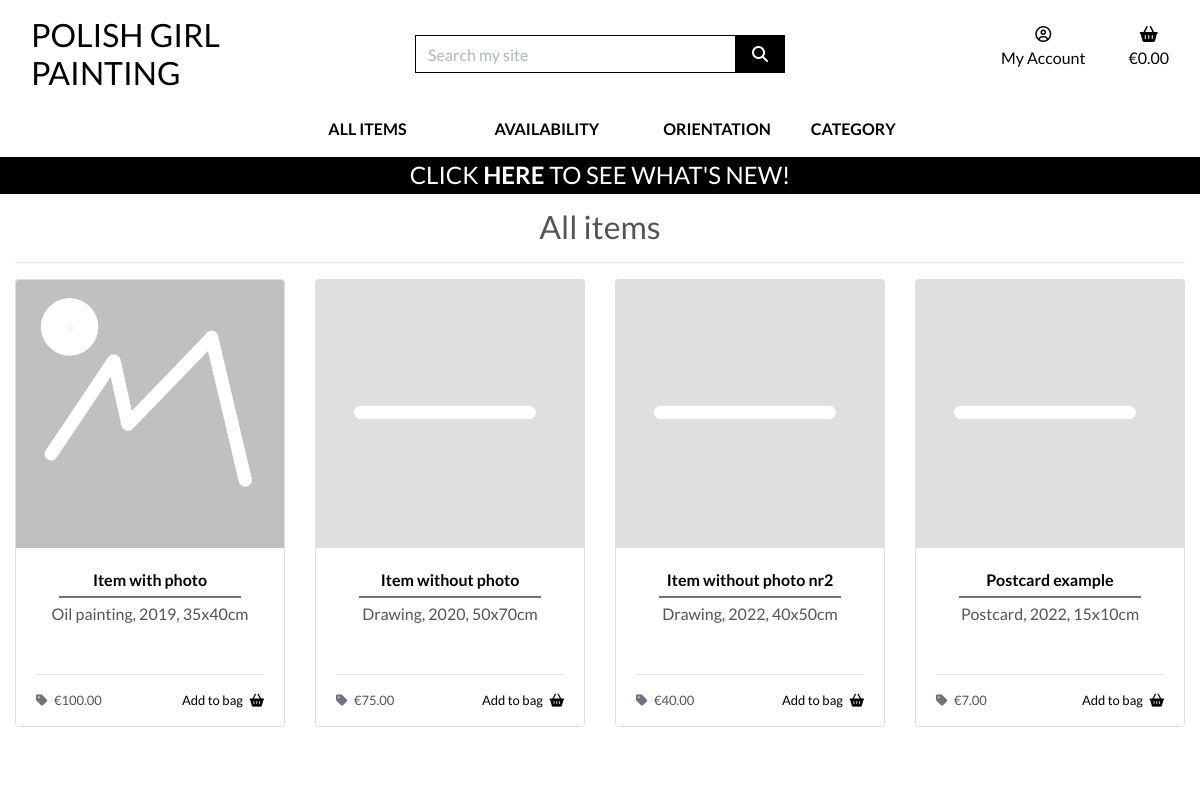
The app's page /products/, older data.
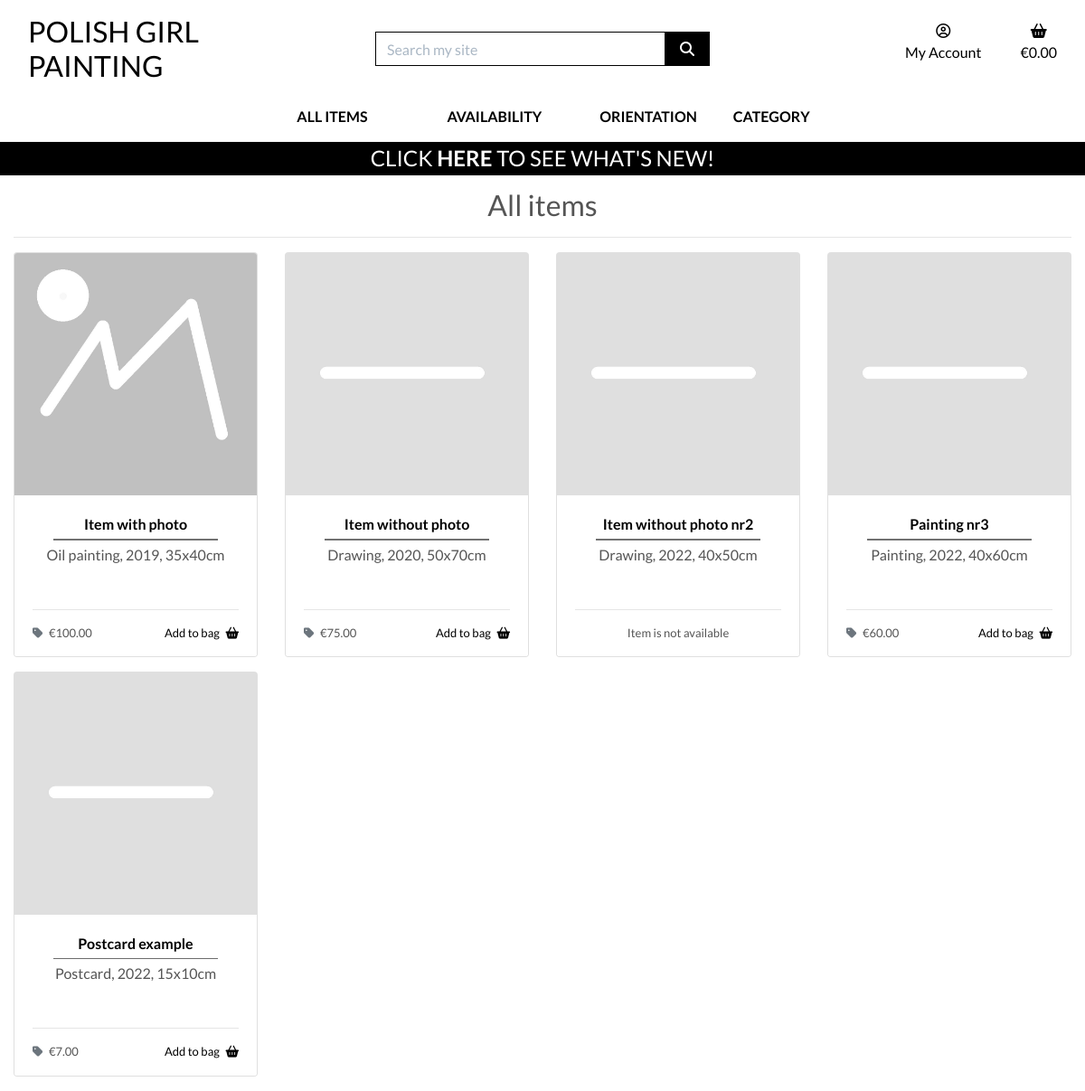
The same page, newer data.
### products/models.py (models this page shows, shortened)
class Product(models.Model):
    sku = models.CharField(
        max_length=254,
        null=True,
        blank=True)
    title = models.CharField(
        max_length=254,
        unique=True)
    excerpt = models.TextField(
        blank=True)
    description = models.TextField()
    price = models.DecimalField(
        max_digits=6,
        decimal_places=2,
        null=True,
        blank=True)
    image = models.ImageField(
        null=True,
        blank=True)
    category = models.ForeignKey(
        'Category',
        null=True,
        blank=True,
        on_delete=models.SET_NULL)
    orientation = models.CharField(
        max_length=9,
        choices=ORIENTATION,
        null=True,
        blank=True)
    is_unique = models.BooleanField(
        default=True)
    priority = models.CharField(
        max_length=10,
        choices=PRIORITY_CHOICES,
        default="3 - Normal",
        null=True,
        blank=True)
    highlight = models.BooleanField(
        default=False)
    available = models.BooleanField(
        default=True)
    live = models.BooleanField(
        default=False)
    created_on = models.DateTimeField(
        auto_now_add=True)
    updated_on = models.DateTimeField(
        auto_now=True)
    class Meta:
        ordering = ['priority', 'created_on']

### products/views.py (the view, shortened to what this page needs)
def all_products(request):
    products = Product.objects.all()
    query = None
    availability = None
    orientations = None
    categories = None
    highlights = None
    context = {
        'products': products,
        'search_term': query,
        'current_availability': availability,
        'current_orientations': orientations,
        'current_categories': categories,
        'highlights': highlights,
    }
    return render(request, 'products/products.html', context)

### bag/contexts.py (called while the page is built, shortened)
def bag_contents(request):
    bag_items = []
    total = 0
    product_count = 0
    bag = request.session.get('bag', {})
    if total < settings.FREE_DELIVERY_THRESHOLD and total > 0:
        min_charge = settings.DELIVERY_MIN_CHARGE
        delivery = max(
            total * Decimal(settings.STANDARD_DELIVERY_PERCENTAGE / 100),
            min_charge)
        free_delivery_delta = settings.FREE_DELIVERY_THRESHOLD - total
    else:
        delivery = 0
        free_delivery_delta = 0
    grand_total = delivery + total
    context = {
        'bag_items': bag_items,
        'total': total,
        'product_count': product_count,
        'delivery': delivery,
        'free_delivery_delta': free_delivery_delta,
        'free_delivery_threshold': settings.FREE_DELIVERY_THRESHOLD,
        'grand_total': grand_total,
    }
    return context

### products/templates/products/products.html (shortened to what this page needs)
{% extends "base.html" %}
{% load static %}
{% block page_header %}
    <div class="container header-container">
    </div>
{% endblock %}
{% block content %}
    <div class="overlay"></div>
    <div class="container-fluid">
        <div class="row">
            <div class="col-12 text-center mt-5">
                <h2>
                    {% if search_term %}
                        {{ products|length }} item{% if products|length != 1 %}s {% endif %} found for <strong>{{ search_term }}</strong>
                    {% elif current_availability %}
                        {{ products|length }} item{% if products|length != 1 %}s {% endif %} found
                    {% elif current_orientations %}
                        {{ products|length }} item{% if products|length != 1 %}s {% endif %} found
                    {% elif current_categories %}
                        {% for c in current_categories %}
                            <a href="{% url 'products' %}?category={{ c.name }}">
                                {{ c.friendly_name }}s
                            </a>
                        {% endfor %}
                    {% else %}
                        All items
                    {% endif %}
                </h2>
                <hr class="mb-3">
            </div>
            <div class="col">
                <div class="row">
                    {% for product in products %}
                        {% if product.live %}
                            <div class="col-md-4 col-xl-3 mb-3">
                                <div class="card h-100">
                                    {% if product.image %}
                                        <a href="{% url 'product_detail' product.id %}">
                                            <img src="{{ product.image.url }}" alt="{{ product.title }}" class="card-img-top img-fluid">
                                        </a>
                                    {% else %}
                                        <a href="{% url 'product_detail' product.id %}">
                                            <img src="{{ MEDIA_URL }}placeholder.jpg" alt="{{ product.title }}" class="card-image-top img-fluid">
                                        </a>
                                    {% endif %}
                                    <div class="card-body text-center">
                                        <a href="{% url 'product_detail' product.id %}">
                                            <p class="mb-0 font-weight-bold">{{ product.title }}</p>
                                        </a>
                                        <hr class="hr-middle">
                                        <p class="mb-0">{{ product.excerpt }}</p>
                                    </div>
                                    {% if product.price %}
                                        <div class="card-footer">
                                            <div class="row">
                                                <div class="col">
                                                    <hr>
                                                    {% if product.available %}
                                                    <p class="float-left">
                                                        <i class="fas fa-tag mr-1 text-muted"></i>
                                                        &euro;{{ product.price }}
                                                    </p>
                                                    {% else %}
                                                        <p class="text-center">
                                                            Item is not available
                                                        </p>
                                                    {% endif %}
                                                    <a href="{% url 'product_detail' product.id %}" {% if not product.available %}hidden{% endif %}>
                                                        <p class="float-right">
                                                            Add to bag
                                                            <i class="fas fa-shopping-basket ml-1"></i>
                                                        </p>
                                                    </a>
                                                </div>
                                            </div>
                                        </div>
                                    {% endif %}
                                </div>
                            </div>
                        {% endif %}
                    {% endfor %}
                </div>
            </div>
        </div>
    </div>
{% endblock %}

### templates/base.html (shortened to what this page needs)
{% load static %}
<!doctype html>
<html lang="en">
    <head>
        {% block corecss %}
            <link rel="stylesheet" href="https://cdn.jsdelivr.net/npm/bootstrap@4.4.1/dist/css/bootstrap.min.css">
            <link rel="stylesheet" href="{% static 'css/base.css' %}">
        {% endblock %}
    </head>
    <body>
        <header class="container-fluid fixed-top">
            <div id="topnav" class="row bg-white pt-lg-2 d-none d-lg-flex">
                <div class="col-12 col-lg-4 my-auto py-1 py-lg-0 text-center text-lg-left">
                    <a href="{% url 'home' %}" class="nav-link main-logo-link">
                        <h2 class="logo-font text-black my-0">
                            Polish Girl Painting
                        </h2>
                    </a>
                </div>
                <div class="col-12 col-lg-4 my-auto py-1 py-lg-0">
                    <form method="GET" action="{% url 'products' %}">
                        <div class="input-group w-100">
                            <input type="text" class="form-control border border-black rounded-0" type="text" name="q" placeholder="Search my site">
                            <div class="input-group-append">
                                <button class="form-control btn btn-black border border-black rounded-0" type="submit">
                                    <span class="icon">
                                        <i class="fas fa-search"></i>
                                    </span>
                                </button>
                            </div>
                        </div>
                    </form>
                </div>
                <div class="col-12 col-lg-4 my-auto py-1 py-lg-0">
                    <ul class="list-inline list-unstyled text-center text-lg-right my-0">
                        <li class="list-inline-item dropdown">
                            <a class="text-black nav-link" href="#" id="user-options" data-toggle="dropdown" aria-haspopup="true" aria-expanded="false">
                                <div class="text-center">
                                    <div><i class="far fa-user-circle"></i></div>
                                    <p class="my-0">My Account</p>
                                </div>
                            </a>
                        </li>
                        <li class="list-inline-item">
                            <a class="{% if grand_total %}text-info font-weight-bold{% else %}text-black{% endif %} nav-link" href="{% url 'view_bag' %}">
                                <div class="text-center">
                                    <div><i class="fas fa-shopping-basket"></i></div>
                                    <p class="my-o">
                                        {% if grand_total %}
                                            &euro;{{ grand_total|floatformat:2 }}
                                        {% else %}
                                            &euro;0.00
                                        {% endif %}
                                    </p>
                                </div>
                            </a>
                        </li>
                    </ul>
                </div>
            </div>
            <div class="row bg-white">
                <nav class="navbar navbar-expand-lg navbar-light w-100">
                    {% include 'includes/main-nav.html' %}
                </nav>
            </div>
            <div class="top-banner row text-center">
                <div class="col bg-black text-white">
                    <h4 class="logo-font my-1">
                        Click
                        <a href="{% url 'products' %}?highlight=True" class="text-white"><strong>here</strong></a>
                        to see what's new!
                    </h4>
                </div>
            </div>
        </header>
        {% block page_header %}
        {% endblock %}
        {% block content %}
        {% endblock %}
    </body>
</html>

### templates/includes/main-nav.html (shortened to what this page needs)
<div class="collapse navbar-collapse" id="main-nav">
    <ul class="navbar-nav w-auto mx-auto">
        <li class="nav-item">
            <a href="{% url 'products' %}" class="logo-font font-weight-bold nav-link text-black mr-5">All Items</a>
        </li>
        <li class="nav-item dropdown">
            <a class="logo-font font-weight-bold nav-link text-black mr-5" href="#" id="availability-link" data-toggle="dropdown" aria-haspopup="true" aria-expanded="false">
                Availability
            </a>
        </li>
        <li class="nav-item dropdown">
            <a class="logo-font font-weight-bold nav-link text-black mr-5" href="#" id="orientation-link" data-toggle="dropdown" aria-haspopup="true" aria-expanded="false">
                Orientation
            </a>
        </li>
        <li class="nav-item dropdown">
            <a class="logo-font font-weight-bold nav-link text-black" href="#" id="category-link" data-toggle="dropdown" aria-haspopup="true" aria-expanded="false">
                Category
            </a>
        </li>
    </ul>
</div>

### static/css/base.css (style rules this page uses)
html { height: 100%; }
body { background: url('/media/homepage_background.jpg') no-repeat center center fixed; background-size: cover; height: calc(100vh - 164px); color: #555; font-family: 'Lato'; }
a:link { color: black; text-decoration: none; }
.hr-middle { height: 0.25px; background: rgb(120, 120, 120); width: 80%; margin: .25rem 10% .25rem 10%; }
.card-footer { background-color: #fff; border-top: none; padding-bottom: 0; }
.card-footer p { font-size: small; }
.icon { align-items: center; display: inline-flex; justify-content: center; height: 1.5rem; width: 1.5rem; }
.logo-font { text-transform: uppercase; }
.main-logo-link { width: fit-content; }
.btn-black { background: black; color: white !important; }
.text-black { color: #000 !important; }
.border-black { border: 1px solid black !important; }
.bg-black { background: #000 !important; }
.overlay { height: 100%; width: 100%; top: 0; left: 0; position: fixed; background: white; z-index: -1; }
input[name='q']::placeholder { color: #aab7c4; }
@media (min-width: 1200px) { .container { max-width: 80%; } }
@media (min-width: 992px) { .header-container { padding-top: 160px; } }
@media (min-width: 992px) { .dropdown > a { text-align: center; width: 100%; } }

Row changes from the older to the newer data that the page shows:
changed Product "Item without photo nr2": price "40.00" → (not shown); available "€ Add to bag" → "Item is not available"
added Product: live True (drawn), title "Painting nr3", excerpt "Painting, 2022, 40x60cm", price "60.00"
